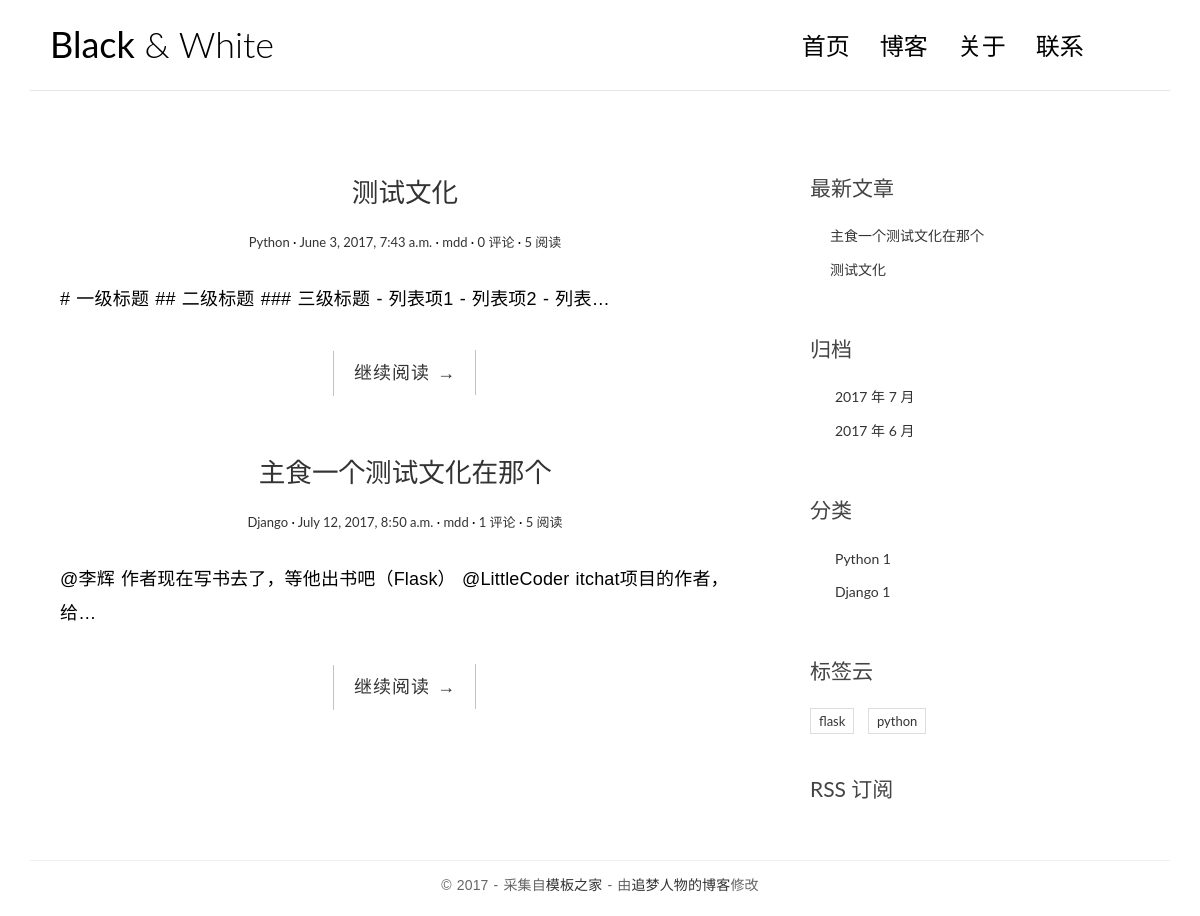
The page / on the database its author committed.
### post/models.py (models this page shows, shortened)
class Post(models.Model):
    title = models.CharField(max_length=100)
    body = models.TextField()
    created_time = models.DateTimeField()
    modified_time = models.DateTimeField()
    excrpt = models.CharField(max_length=200, blank=True)
    category = models.ForeignKey(Category)
    tags = models.ManyToManyField(Tag, blank=True)
    views = models.PositiveIntegerField(default=0)
    author = models.ForeignKey(User)
    def get_absolute_url(self):
        return reverse('blog:detail', kwargs={'pk': self.pk})

class Category(models.Model):
    name = models.CharField(max_length=100)

class Tag(models.Model):
    name = models.CharField(max_length=100)

### post/views.py (the view)
# urls.py: url(r'^$', views.IndexView.as_view(), name='index'),
class IndexView(ListView):
    model = Post
    template_name = 'blog/index.html'
    context_object_name = 'post_list'
    paginate_by = 10

### post/templatetags/blog_tags.py (called while the page is built)
@register.simple_tag
def get_recent_posts(num=5):
    return Post.objects.all().order_by('-created_time')[:num]

@register.simple_tag
def archives():
    return Post.objects.dates('created_time', 'month', order='DESC')

@register.simple_tag
def get_categories():
    return Category.objects.all()

@register.simple_tag
def get_tags():
    return Tag.objects.annotate(num_posts=Count('post')).filter(num_posts__gt=0)

### post/templates/blog/index.html (shortened to what this page needs)
{% extends 'blog/base.html' %}
{% block main %}
            {% for post in post_list %}
                <article class="post post-1">
                    <header class="entry-header">
                        <h1 class="entry-title">
                            <a href="{{ post.get_absolute_url }}">{{ post.title }}</a>
                        </h1>
                        <div class="entry-meta">
                            <span class="post-category"><a href="#">{{ post.category.name }}</a></span>
                            <span class="post-date"><a href="#"><time class="entry-date"
                                                                      datetime="2012-11-09T23:15:57+00:00">{{post.created_time}}</time></a></span>
                            <span class="post-author"><a href="#">{{ post.author }}</a></span>
                            <span class="comments-link"><a href="#">{{ post.comment_set.count }} 评论</a></span>
                            <span class="views-count"><a href="#">{{post.views }} 阅读</a></span>
                        </div>
                    </header>
                    <div class="entry-content clearfix">
                        <p>{{ post.body | truncatechars:54 }}</p>
                        <div class="read-more cl-effect-14">
                            <a href="{{ post.get_absolute_url }}" class="more-link">继续阅读 <span class="meta-nav">→</span></a>
                        </div>
                    </div>
                </article>
            {% empty %}
                <div class="no-post">暂时还没有文章发布!</div>
            {% endfor %}
{% endblock %}

### post/templates/blog/base.html (shortened to what this page needs)
{% load staticfiles %}
{% load blog_tags %}
<!DOCTYPE html>
<html>
<head>
    <link rel="stylesheet" href="{% static 'blog/css/bootstrap.min.css' %}">
    <link rel="stylesheet" href="http://code.ionicframework.com/ionicons/2.0.1/css/ionicons.min.css">
    <link rel="stylesheet" href="{% static 'blog/css/pace.css' %}">
    <link rel="stylesheet" href="{% static 'blog/css/custom.css' %}">
    <link rel="stylesheet" href="{% static 'blog/css/highlights/github.css' %}">
</head>
<body>
<div class="container">
    <header id="site-header">
        <div class="row">
            <div class="col-md-4 col-sm-5 col-xs-8">
                <div class="logo">
                    <h1><a href="{% url 'blog:index' %}"><b>Black</b> &amp; White</a></h1>
                </div>
            </div>
            <div class="col-md-8 col-sm-7 col-xs-4">
                <nav class="main-nav" role="navigation">
                    <div class="collapse navbar-collapse" id="bs-example-navbar-collapse-1">
                        <ul class="nav navbar-nav navbar-right">
                            <li class="cl-effect-11"><a href="#" data-hover="首页">首页</a></li>
                            <li class="cl-effect-11"><a href="#" data-hover="博客">博客</a></li>
                            <li class="cl-effect-11"><a href="#" data-hover="关于">关于</a></li>
                            <li class="cl-effect-11"><a href="#" data-hover="联系">联系</a></li>
                        </ul>
                    </div>
                </nav>
            </div>
        </div>
    </header>
</div>
<div class="content-body">
    <div class="container">
        <div class="row">
            <main class="col-md-8">
                {% block main %}
                {% endblock %}
            </main>
            <aside class="col-md-4">
                <div class="widget widget-recent-posts">
                    <h3 class="widget-title">最新文章</h3>
                    {% get_recent_posts as recent_post_list %}
                    <ul>
                        {% for post in recent_post_list %}
                        <li>
                            <a href="{{ post.get_absolute_url }}"> {{ post.title }}</a>
                        </li>
                        {% endfor %}
                    </ul>
                </div>
                <div class="widget widget-archives">
                    <h3 class="widget-title">归档</h3>
                    {% archives as date_list %}
                    <ul>
                        {% for date in date_list %}
                        <li>
                            <a href="{% url 'blog:archives' date.year date.month %}">{{date.year }} 年 {{ date.month }} 月 </a>
                        </li>
                        {% endfor %}
                    </ul>
                </div>
                <div class="widget widget-category">
                    <h3 class="widget-title">分类</h3>
                    {% get_categories as category_list %}
                    <ul>
                        {% for category in category_list %}
                        <li>
                            <a href="{% url 'blog:category' category.pk %}">{{ category.name }} <span class="post-count">{{    category.post_set.count }}</span></a>
                        </li>
                        {% endfor %}
                    </ul>
                </div>
                <div class="widget widget-tag-cloud">
                    <h3 class="widget-title">标签云</h3>
                    {% get_tags as tag_list %}
                    <ul>
                        {% for tag in tag_list %}
                        <li>
                            <a href="#">{{ tag.name }}</a>
                        </li>
                        {% endfor %}
                    </ul>
                </div>
                <div class="rss">
                    <a href="{% url 'rss' %}"> RSS 订阅</a>
                </div>
            </aside>
        </div>
    </div>
</div>
<footer id="site-footer">
    <div class="container">
        <div class="row">
            <div class="col-md-12">
                <p class="copyright">&copy 2017 - 采集自<a href="http://www.cssmoban.com/"
                                                        target="_blank" title="模板之家">模板之家</a>
                    - 由<a href="http://zmrenwu.com/" title="网页模板" target="_blank">追梦人物的博客</a>修改
                </p>
            </div>
        </div>
    </div>
</footer>
</body>
</html>

### post/static/blog/css/custom.css (style rules this page uses)
* { outline: none; }
h1, h2, h3, h4, h5, h6 { margin-top: 0; }
b { font-weight: 400; }
a { color: #333; }
body { color: #444; font-family: 'Lato', sans-serif; }
p { font-family: 'Ubuntu', sans-serif; font-weight: 400; word-spacing: 1px; letter-spacing: 0.01em; }
#site-header { background-color: #FFF; padding: 25px 20px; margin-bottom: 40px; border-bottom: 1px solid #e7e7e7; }
.logo h1 a { color: #000; }
.logo h1 { margin: 0; font-family: 'Lato', sans-serif; font-weight: 300; }
.main-nav { margin-top: 11px; max-width: 95%; }
.main-nav a { color: #000000 !important; padding: 0 0 5px 0 !important; margin-right: 30px; font-family: 'Lato', sans-serif; font-weight: 300; font-size: 24px; }
.cl-effect-11 a { padding: 10px 0; color: #0972b4; text-shadow: none; }
.cl-effect-11 a::before { position: absolute; top: 0; left: 0; overflow: hidden; padding: 0 0 5px 0 !important; max-width: 0; border-bottom: 1px solid #000; color: #000; content: attr(data-hover); white-space: nowrap; -webkit-transition: max-width 0.5s; -moz-transition: max-width 0.5s; transition: max-width 0.5s; }
.content-body { padding-bottom: 4em; }
.post { background: #fff; padding: 30px 30px 0; }
.entry-title { text-align: center; font-size: 1.9em; margin-bottom: 20px; line-height: 1.6; padding: 10px 20px 0; }
.entry-meta { text-align: center; color: #DDDDDD; font-size: 13px; margin-bottom: 30px; }
.entry-content { font-size: 18px; line-height: 1.9; font-weight: 300; color: #000; }
.post-category::after, .post-date::after, .post-author::after, .comments-link::after { content: ' ·'; color: #000; }
.read-more { font-family: 'Ubuntu', sans-serif; font-weight: 400; word-spacing: 1px; letter-spacing: 0.01em; text-align: center; margin-top: 20px; }
.cl-effect-14 a { padding: 0 20px; height: 45px; line-height: 45px; position: relative; display: inline-block; margin: 15px 25px; letter-spacing: 1px; font-weight: 400; text-shadow: 0 0 1px rgba(255, 255, 255, 0.3); }
.cl-effect-14 a::before, .cl-effect-14 a::after { position: absolute; width: 45px; height: 1px; background: #C3C3C3; content: ''; -webkit-transition: all 0.3s; -moz-transition: all 0.3s; transition: all 0.3s; pointer-events: none; }
.cl-effect-14 a::before { top: 0; left: 0; -webkit-transform: rotate(90deg); -moz-transform: rotate(90deg); transform: rotate(90deg); -webkit-transform-origin: 0 0; -moz-transform-origin: 0 0; transform-origin: 0 0; }
.cl-effect-14 a::after { right: 0; bottom: 0; -webkit-transform: rotate(90deg); -moz-transform: rotate(90deg); transform: rotate(90deg); -webkit-transform-origin: 100% 0; -moz-transform-origin: 100% 0; transform-origin: 100% 0; }
.widget { background: #fff; padding: 30px 0 0; }
.widget-title { font-size: 1.5em; margin-bottom: 20px; line-height: 1.6; padding: 10px 0 0; font-weight: 400; }
.widget-recent-posts ul { padding: 0; margin: 0; padding-left: 20px; }
.widget-recent-posts ul li { list-style-type: none; position: relative; line-height: 170%; margin-bottom: 10px; }
.widget-recent-posts ul li::before { content: '\f3d3'; font-family: "Ionicons"; position: absolute; left: -17px; top: 3px; font-size: 16px; color: #000; }
.widget-archives ul { padding: 0; margin: 0; padding-left: 25px; }
.widget-archives ul li { list-style-type: none; position: relative; line-height: 170%; margin-bottom: 10px; }
.widget-archives ul li::before { content: '\f3f3'; font-family: "Ionicons"; position: absolute; left: -25px; top: 1px; font-size: 16px; color: #000; }
.widget-category ul { padding: 0; margin: 0; padding-left: 25px; }
.widget-category ul li { list-style-type: none; position: relative; line-height: 170%; margin-bottom: 10px; }
.widget-category ul li::before { content: '\f3fe'; font-family: "Ionicons"; position: absolute; left: -25px; top: 1px; font-size: 18px; color: #000; }
.widget-tag-cloud ul { padding: 0; margin: 0; margin-right: -10px; }
.widget-tag-cloud ul li { list-style-type: none; font-size: 13px; display: inline-block; margin-right: 10px; margin-bottom: 10px; padding: 3px 8px; border: 1px solid #ddd; }
.rss { font-size: 21px; margin-top: 30px; }
.rss a { color: #444; }
#site-footer { padding-top: 10px; padding: 0 0 1.5em 0; }
.copyright { text-align: center; padding-top: 1em; margin: 0; border-top: 1px solid #eee; color: #666; }

### rows shown on the page
Post: title "测试文化", category.name "Python", created_time "June 3, 2017, 7:43 a.m.", author "mdd", comment_set.count "0", views "5", body "# 一级标题 ## 二级标题 ### 三级标题 - 列表项1 - 列表项2 - 列表…"
Post: title "主食一个测试文化在那个", category.name "Django", created_time "July 12, 2017, 8:50 a.m.", author "mdd", comment_set.count "1", views "5", body "@李辉 作者现在写书去了，等他出书吧（Flask） @LittleCoder itchat项目的作者，给…"
Category: name "Python", post_set.count "1"
Category: name "Django", post_set.count "1"
Tag: name "flask"
Tag: name "python"

### other values the page prints
{{ date.year }} "2017" "2017"
{{ date.month }} "7" "6"
